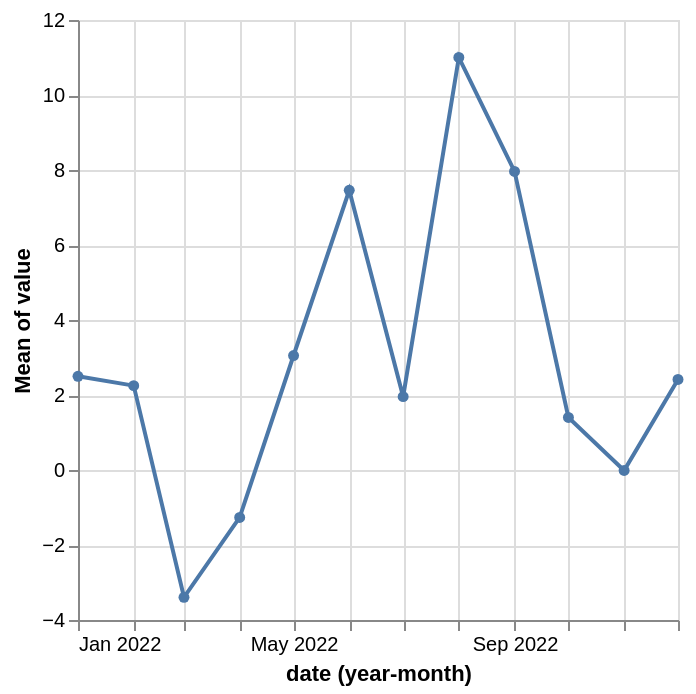

The specification (Vega-Lite) saved for this image:
### Vega-Lite specification from a JSON file in a GitHub repository (floating-point values rounded to 4 significant figures; data arrays with more than 128 entries replaced by an {"elided": "..."} marker saying what was removed)
{"config": {"view": {"continuousWidth": 300, "continuousHeight": 300}}, "data": {"name": "data-080d55d3b04912ab42b67cdfceb67b88"}, "mark": {"type": "line", "point": true}, "encoding": {"x": {"field": "date", "timeUnit": "yearmonth", "type": "temporal"}, "y": {"aggregate": "mean", "field": "value", "type": "quantitative"}}, "$schema": "https://vega.github.io/schema/vega-lite/v5.8.0.json", "datasets": {"data-080d55d3b04912ab42b67cdfceb67b88": {"elided": "365 records"}}}
